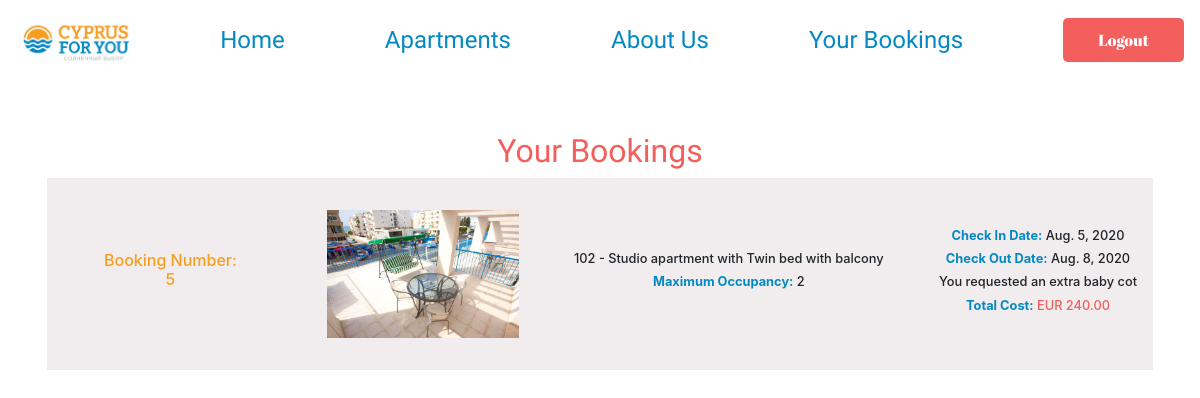
Screenshot of /bookings (signed in) with the database file from the repository.
### hotel/models.py (models this page shows, shortened)
class Booking(models.Model):
    apartment = models.ForeignKey(Apartment, on_delete=models.CASCADE)
    user_id = models.CharField(max_length=50, blank=True)
    check_in = models.DateField()
    check_out = models.DateField()
    extra_bed = models.BooleanField(default=False)
    total_cost = models.DecimalField(max_digits=6, decimal_places=2)

class Apartment(models.Model):
    room_name = models.CharField(max_length=200)
    room_category = models.ForeignKey(Category, on_delete=models.CASCADE)
    bed_type = models.ForeignKey(Bedtype, on_delete=models.CASCADE)
    balcony = models.BooleanField(default=False)
    max_number_of_guests = models.ForeignKey(Guestnum, on_delete=models.CASCADE)
    cost_per_night = models.DecimalField(max_digits=6, decimal_places=2)
    def __str__(self):
        if self.balcony == True:
             return f'{self.room_name} - {self.room_category} apartment with {self.bed_type} bed with balcony'
        else:
            return f'{self.room_name} - {self.room_category} apartment with {self.bed_type} bed'

class Category(models.Model):
    category = models.CharField(max_length=200)
    def __str__(self):
        return self.category

class Bedtype(models.Model):
    bed_type = models.CharField(max_length=200)
    def __str__(self):
        return self.bed_type

class Guestnum(models.Model):
    guest_number = models.IntegerField(default=0)
    def __str__(self):
        return f'{self.guest_number}'

### hotel/views.py (the view)
# urls.py: path("bookings", views.bookings, name="bookings"),
def bookings(request):
    existing_bookings = Booking.objects.filter(user_id=request.user.id)
    context = {
        'bookings': existing_bookings,
    }
    return render(request, 'hotel/bookings.html', context)

### hotel/templates/hotel/bookings.html (shortened to what this page needs)
{% extends 'hotel/base.html' %}
{% block body %}
<div class="jumbotron" id="bookings-jumbotron">
    <div class="container" id="bookings-container">
        <h1>Your Bookings</h1>
        <div class="bookings-info">
            {% for booking in bookings %}
                <div class="booking" id="{{ booking.id }}">
                    <h5>Booking Number:
                        <br>
                    {{ booking.id }}</h5>
                    <img src="../../static/hotel/images/{{booking.apartment.room_name}}.jpg">
                    <div class="booking-apartment">
                        <h6>{{ booking.apartment }}</h6>
                        <h6><span class="emphasis">Maximum Occupancy:</span> {{ booking.apartment.max_number_of_guests }}</h6>
                    </div>
                    <div class="booking-details">
                        <h6><span class="emphasis">Check In Date:</span> {{ booking.check_in }}</h6>
                        <h6><span class="emphasis">Check Out Date:</span> {{ booking.check_out }}</h6>
                        {% if booking.extra_bed %}
                            <h6> You requested an extra baby cot </h6>
                        {% endif %}
                        <h6 id="booking-total-cost" ><span class="emphasis">Total Cost:</span> EUR {{ booking.total_cost }}</h6>
                    </div>
                </div>
            {% endfor %}
        </div>
    </div>
</div>
{% endblock %}

### hotel/static/hotel/style.css (style rules this page uses)
h1 { font-size: 2rem; }
h5 { font-size: 1rem; }
h6 { font-size: 0.8rem; }
#results-jumbotron, #about-jumbotron, #bookings-jumbotron, #register-jumbotron, #login-jumbotron, #apartment-jumbotron, #apartments-jumbotron, #index-jumbotron { height: 90%; background-color: #ffffff; margin-bottom: 0; overflow-y: scroll; padding: 20px 32px 0px 32px; }
#results-jumbotron #results-container, #about-jumbotron #about-container, #bookings-jumbotron #bookings-container, #register-jumbotron #register-container, #login-jumbotron #login-container, #apartment-jumbotron #apartment-container, #apartments-jumbotron #apartments-container, #index-jumbotron #index-container { padding-bottom: 2rem; padding-top: 2rem; text-align: center; }
#results-jumbotron #results-container h1, #about-jumbotron #about-container h1, #bookings-jumbotron #bookings-container h1, #register-jumbotron #register-container form h1, #login-jumbotron #login-container form h1, #apartments-jumbotron #apartments-container h1 { color: #F25F5C; text-align: center; font-family: "Satisfy", cursive; }
html, body { height: 100%; }
#bookings-jumbotron #bookings-container .booking { display: inline-flex; justify-content: space-between; background-color: #F1EDEE; padding: 2rem 1rem; align-items: center; width: 100%; margin-bottom: 1rem; }
#bookings-jumbotron #bookings-container .booking img { height: 8rem; }
#bookings-jumbotron #bookings-container .booking .emphasis { font-weight: bold; color: #0489c4; }
#bookings-jumbotron #bookings-container .booking h5 { width: 20%; color: #F69E1F; }
#bookings-jumbotron #bookings-container .booking .booking-apartment { width: 30%; }
#bookings-jumbotron #bookings-container .booking .booking-details #booking-total-cost { color: #F25F5C; }

### rows the page displays
Booking: id "5", apartment "102 - Studio apartment with Twin bed with balcony", apartment.max_number_of_guests "2", check_in "Aug. 5, 2020", check_out "Aug. 8, 2020", extra_bed "You requested an extra baby cot", total_cost "240.00"
